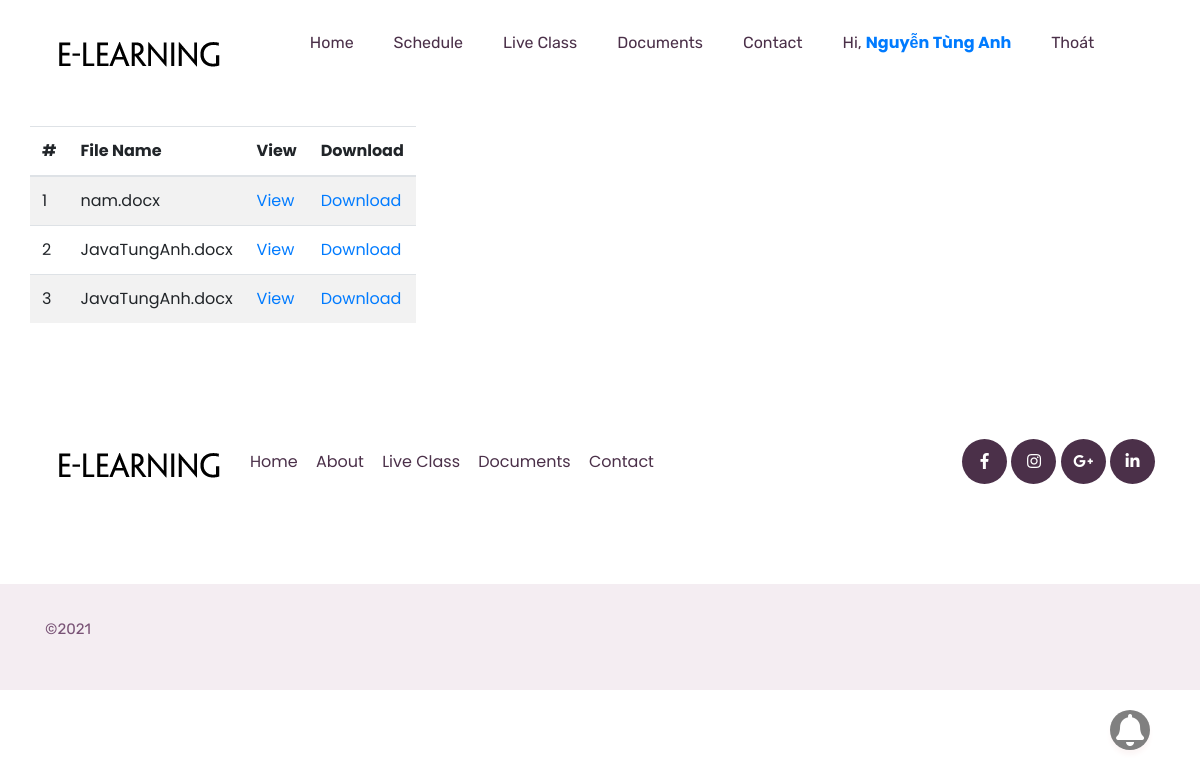
The page /InsideSite/index.php?page=document (signed in) on the database its author committed.
### tables this page shows
CREATE TABLE `batch_exercises` (
  `id` bigint(20) NOT NULL,
  `name` varchar(255) NOT NULL,
  `content` text NOT NULL,
  `number_topic` int(11) NOT NULL,
  `start_date` timestamp NOT NULL DEFAULT CURRENT_TIMESTAMP ON UPDATE CURRENT_TIMESTAMP,
  `deadline` timestamp NOT NULL DEFAULT '0000-00-00 00:00:00',
  `end_date` timestamp NOT NULL DEFAULT '0000-00-00 00:00:00',
  `status` int(11) NOT NULL,
  `type` int(11) NOT NULL,
  `file_id` bigint(20) DEFAULT NULL,
  `classroom_id` int(11) NOT NULL,
  `created_by` bigint(20) DEFAULT NULL,
  `created_at` timestamp NOT NULL DEFAULT '0000-00-00 00:00:00',
  `updated_by` bigint(20) DEFAULT NULL,
  `updated_at` timestamp NOT NULL DEFAULT '0000-00-00 00:00:00',
  `deleted_by` bigint(20) DEFAULT NULL,
  `deleted_at` timestamp NOT NULL DEFAULT '0000-00-00 00:00:00'
);

CREATE TABLE `files` (
  `id` bigint(20) NOT NULL,
  `file_name` varchar(255) NOT NULL,
  `file_url` varchar(255) NOT NULL,
  `size` bigint(20) DEFAULT NULL,
  `type` varchar(255) DEFAULT NULL,
  `upload_time` timestamp NOT NULL DEFAULT CURRENT_TIMESTAMP ON UPDATE CURRENT_TIMESTAMP
);

### InsideSite/assignment.php (the view, shortened to what this page needs)
<?php
require_once "progress/dbConnect.php";
?>
<!DOCTYPE html>
<html>
<head>
    <link rel="stylesheet" href="css/bootstrap.min.css" type="text/css" />
</head>
<body>
<br/>
<div class="container">
    <div class="row">
        <div class="col-xs-8 col-xs-offset-2">
            <table class="table table-striped table-hover">
                <thead>
                    <tr>
                        <th>#</th>
                        <th>File Name</th>
                        <th>View</th>
                        <th>Download</th>
                    </tr>
                </thead>
                <tbody>
                <?php
                $i = 1;
                $sql = "SELECT * FROM batch_exercises join files on batch_exercises.file_id = files.id
                        where classroom_id in ( select classroom_id from student_classrooms
                                                where student_code = '".$_SESSION['id']."')";
                $stmt = $conn->prepare($sql);
                $stmt->execute();
                while($row=$stmt->fetch(PDO::FETCH_ASSOC)){?>
                    <tr>
                        <td><?php echo $i++; ?></td>
                        <td><?php echo $row['file_name']; ?></td>
                        <td><a href="uploads/<?php echo $row['file_name']; ?>" target="_blank">View</a></td>
                        <td><a href="uploads/<?php echo $row['file_name']; ?>" download>Download</td>
                    </tr>
                <?php } ?>
                </tbody>
            </table>
        </div>
    </div>
</div>
</body>
</html>

### InsideSite/layout/footer.php (style rules this page uses)
* { margin: 0; padding: 0; font-family: 'Poppins', sans-serif; }

### rows shown on the page
batch_exercises: file.file_name "nam.docx"
batch_exercises: file.file_name "JavaTungAnh.docx"
batch_exercises: file.file_name "JavaTungAnh.docx"

### other values the page prints
$_SESSION["ten"] "Nguyễn Tùng Anh"
